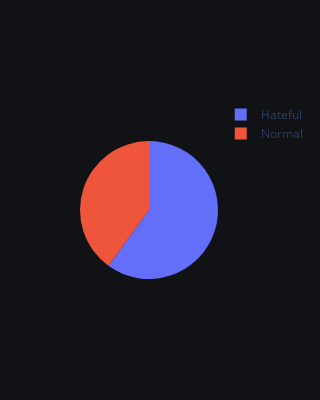

The notebook cell saved with this chart:
### Code cell
# Create data for Pie chart
labels = ['Hateful', 'Normal']
values = [60, 40]
# Create Pie chart
fig = go.Figure(data=[go.Pie(labels=labels, values=values, textinfo='none')])
fig.update_layout(
    width=300,
    height=400,
    plot_bgcolor='rgb(16,18,22)',
    paper_bgcolor='rgb(16,18,22)'
)
fig.show()

### Figure 1 — Plotly figure (JSON) as saved in the notebook; plotly's stock layout.template omitted (floating-point values rounded to 4 significant figures)
{"data": [{"labels": ["Hateful", "Normal"], "textinfo": "none", "type": "pie", "values": [60, 40]}], "layout": {"height": 400, "paper_bgcolor": "rgb(16,18,22)", "plot_bgcolor": "rgb(16,18,22)", "width": 300}}
